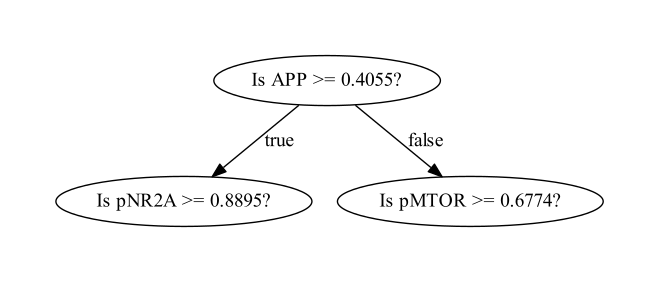

Write Python code to recreate this figure.
# For Python 2 / 3 compatability
from __future__ import print_function
from graphviz import Digraph
import ast
import csv
import sys
import math
import os

def unique_vals(rows, col):
    """Find the unique values for a column in a dataset."""
    return set([row[col] for row in rows])

#######
# Demo:
# unique_vals(training_data, 0)
# unique_vals(training_data, 1)
#######


def class_counts(rows):
    """Counts the number of each type of example in a dataset."""
    counts = {}  # a dictionary of label -> count.
    for row in rows:
        # in our dataset format, the label is always the last column
        label = row[-1]
        if label not in counts:
            counts[label] = 0
        counts[label] += 1
    return counts

#######
# Demo:
# class_counts(training_data)
#######


def is_numeric(value):
    """Test if a value is numeric."""
    return isinstance(value, int) or isinstance(value, float)

#######
# Demo:
# is_numeric(7)
# is_numeric("Red")
#######


class Question:
    """A Question is used to partition a dataset.

    This class just records a 'column number' (e.g., 0 for Color) and a
    'column value' (e.g., Green). The 'match' method is used to compare
    the feature value in an example to the feature value stored in the
    question. See the demo below.
    """

    def __init__(self, column, value):
        self.column = column
        self.value = value

    def match(self, example):
        # Compare the feature value in an example to the
        # feature value in this question.
    
        val = example[self.column]
        if float(val):
            #print("return correct")
            return float(val) >= float(self.value)
        else:
             #print("is not numeric")
             return val == self.value
           

    def __repr__(self):
        # This is just a helper method to print
        # the question in a readable format.
        condition = "=="
        if float(self.value):
            condition = ">="
        return "Is %s %s %s?" % (
            header[self.column], condition, str(self.value))

#######
# Demo:
# Let's write a question for a numeric attribute
# Question(1, 3)
# How about one for a categorical attribute
# q = Question(0, 'Green')
# Let's pick an example from the training set...
# example = training_data[0]
# ... and see if it matches the question
# q.match(example)
#######


def partition(rows, question):
    """Partitions a dataset.

    For each row in the dataset, check if it matches the question. If
    so, add it to 'true rows', otherwise, add it to 'false rows'.
    """
    true_rows, false_rows = [], []
    for row in rows:
        if question.match(row):
            true_rows.append(row)
        else:
            false_rows.append(row)
    return true_rows, false_rows


#######
# Demo:
# Let's partition the training data based on whether rows are Red.
# true_rows, false_rows = partition(training_data, Question(0, 'Red'))
# This will contain all the 'Red' rows.
# true_rows
# This will contain everything else.
# false_rows
#######

def gini(rows):
    """Calculate the Gini Impurity for a list of rows.

    There are a few different ways to do this, I thought this one was
    the most concise. See:
    https://en.wikipedia.org/wiki/Decision_tree_learning#Gini_impurity
    """
    counts = class_counts(rows)
    impurity = 1
    for lbl in counts:
        prob_of_lbl = counts[lbl] / float(len(rows))
        impurity -= prob_of_lbl**2
    return impurity


#######
# Demo:
# Let's look at some example to understand how Gini Impurity works.
#
# First, we'll look at a dataset with no mixing.
# no_mixing = [['Apple'],
#              ['Apple']]
# this will return 0
# gini(no_mixing)
#
# Now, we'll look at dataset with a 50:50 apples:oranges ratio
# some_mixing = [['Apple'],
#               ['Orange']]
# this will return 0.5 - meaning, there's a 50% chance of misclassifying
# a random example we draw from the dataset.
# gini(some_mixing)
#
# Now, we'll look at a dataset with many different labels
# lots_of_mixing = [['Apple'],
#                  ['Orange'],
#                  ['Grape'],
#                  ['Grapefruit'],
#                  ['Blueberry']]
# This will return 0.8
# gini(lots_of_mixing)
#######

def info_gain(left, right, current_uncertainty):
    """Information Gain.

    The uncertainty of the starting node, minus the weighted impurity of
    two child nodes.
    """
    p = float(len(left)) / (len(left) + len(right))
    return current_uncertainty - p * gini(left) - (1 - p) * gini(right)

#######
# Demo:
# Calculate the uncertainy of our training data.
# current_uncertainty = gini(training_data)
#
# How much information do we gain by partioning on 'Green'?
# true_rows, false_rows = partition(training_data, Question(0, 'Green'))
# info_gain(true_rows, false_rows, current_uncertainty)
#
# What about if we partioned on 'Red' instead?
# true_rows, false_rows = partition(training_data, Question(0,'Red'))
# info_gain(true_rows, false_rows, current_uncertainty)
#
# It looks like we learned more using 'Red' (0.37), than 'Green' (0.14).
# Why? Look at the different splits that result, and see which one
# looks more 'unmixed' to you.
# true_rows, false_rows = partition(training_data, Question(0,'Red'))
#
# Here, the true_rows contain only 'Grapes'.
# true_rows
#
# And the false rows contain two types of fruit. Not too bad.
# false_rows
#
# On the other hand, partitioning by Green doesn't help so much.
# true_rows, false_rows = partition(training_data, Question(0,'Green'))
#
# We've isolated one apple in the true rows.
# true_rows
#
# But, the false-rows are badly mixed up.
# false_rows
#######


def find_best_split(rows):
    """Find the best question to ask by iterating over every feature / value
    and calculating the information gain."""
    best_gain = 0  # keep track of the best information gain
    best_question = None  # keep train of the feature / value that produced it
    current_uncertainty = gini(rows)
    n_features = len(rows[0]) - 1  # number of columns

    for col in range(n_features):  # for each feature

        values = set([row[col] for row in rows])  #unique values in the column
        #for x in range(0,5):
        # values.add(0+(x))

        for val in values:  # for each value

            #print("val is",val)
            question = Question(col, val)

            # try splitting the dataset
            true_rows, false_rows = partition(rows, question)

            #print("true rows :",len(true_rows))
            #print("false rows :",len(true_rows))

            # Skip this split if it doesn't divide the
            # dataset.
            if len(true_rows) == 0 or len(false_rows) == 0:
                continue

            # Calculate the information gain from this split
            gain = info_gain(true_rows, false_rows, current_uncertainty)

            # You actually can use '>' instead of '>=' here
            # but I wanted the tree to look a certain way for our
            # toy dataset.
            if gain >= best_gain:
                best_gain, best_question = gain, question

    return best_gain, best_question

#######
# Demo:
# Find the best question to ask first for our toy dataset.
# best_gain, best_question = find_best_split(training_data)
# FYI: is color == Red is just as good. See the note in the code above
# where I used '>='.
#######

class Leaf:
    """A Leaf node classifies data.

    This holds a dictionary of class (e.g., "Apple") -> number of times
    it appears in the rows from the training data that reach this leaf.
    """

    def __init__(self, rows):
        self.predictions = class_counts(rows)


class Decision_Node:
    """A Decision Node asks a question.

    This holds a reference to the question, and to the two child nodes.
    """

    def __init__(self,
                 question,
                 true_branch,
                 false_branch):
        self.question = question
        self.true_branch = true_branch
        self.false_branch = false_branch

i=0
def build_tree(rows):
    """Builds the tree.

    Rules of recursion: 1) Believe that it works. 2) Start by checking
    for the base case (no further information gain). 3) Prepare for
    giant stack traces.
    """
    global i
    i=i+1
    print("build tree :",i)
    # Try partitioing the dataset on each of the unique attribute,
    # calculate the information gain,
    # and return the question that produces the highest gain.
    gain, question = find_best_split(rows)

    # Base case: no further info gain
    # Since we can ask no further questions,
    # we'll return a leaf.
    if gain == 0:
        return Leaf(rows)

    # If we reach here, we have found a useful feature / value
    # to partition on.
    true_rows, false_rows = partition(rows, question)

    # Recursively build the true branch.
    true_branch = build_tree(true_rows)

    # Recursively build the false branch.
    false_branch = build_tree(false_rows)

    # Return a Question node.
    # This records the best feature / value to ask at this point,
    # as well as the branches to follow
    # dependingo on the answer.

    return Decision_Node(question, true_branch, false_branch)


def print_tree(node, spacing=""):
    """World's most elegant tree printing function."""
    
    # Base case: we've reached a leaf
    if isinstance(node, Leaf):
        print (spacing + "Predict", node.predictions)
        return

    # Call this function recursively on the true branch
    print (spacing + '--> True:')
    print_tree(node.true_branch, spacing + "  ")

    # Call this function recursively on the false branch
    print (spacing + '--> False:')
    print_tree(node.false_branch, spacing + "  ")

k=0
k1=0
def print_three(node,dot):
    print("print_three")
    dot.node('1',str(node.question))
    dot.node('2',str(node.true_branch.question))
    dot.node('3',str(node.false_branch.question))
    dot.edge('1','2',label="true")
    dot.edge('1','3',label="false")
    dot.render(filename="decision_tree")
    return

def classify(row, node):
    """See the 'rules of recursion' above."""

    # Base case: we've reached a leaf
    if isinstance(node, Leaf):
        return node.predictions

    # Decide whether to follow the true-branch or the false-branch.
    # Compare the feature / value stored in the node,
    # to the example we're considering.
    if node.question.match(row):
        return classify(row, node.true_branch)
    else:
        return classify(row, node.false_branch)


#######
# Demo:
# The tree predicts the 1st row of our
# training data is an apple with confidence 1.
# my_tree = build_tree(training_data)
# classify(training_data[0], my_tree)
#######

def print_leaf(counts):
    """A nicer way to print the predictions at a leaf."""
    total = sum(counts.values()) * 1.0
    probs = {}
    for lbl in counts.keys():
        probs[lbl] = str(int(counts[lbl] / total * 100)) + "%"
    return probs


#######
# Demo:
# Printing that a bit nicer
# print_leaf(classify(training_data[0], my_tree))
#######

#load_config
def load_config(config_file):
    with open(config_file, 'r') as myfile:
        data = myfile.read().replace('\n', '')
    return ast.literal_eval(data)

#load_csv_to_header_data
def load_csv_to_header_data(filename):
    fpath = os.path.join(os.getcwd(), filename)
    fs = csv.reader(open(fpath, newline='\n'))

    all_row = []
    for r in fs:
        all_row.append(r)

    headers = all_row[0]

    data = {
        'header': headers,
        'rows': all_row[1:],      #stores only the data rows now
    }
    return data

#######
# Demo:
# On the second example, the confidence is lower
# print_leaf(classify(training_data[1], my_tree))
#######

if __name__ == '__main__':

    argv = sys.argv
    print("Command line args are {}: ".format(argv))

    config = load_config(argv[1])

    data = load_csv_to_header_data(config['data_file'])

    print("separation")

    training_data = list(data['rows'])
    header = list(data['header'])

    print("training")
    my_tree = build_tree(training_data)

    dot = Digraph('decisionz_tree')

    print("printing_tree")
    print_tree(my_tree)

    print("print_three_main")
    print_three(my_tree,dot)
    

    print("classify")
    # Evaluate
    testing_data = [
        ['Green', 3, 'Apple'],
        ['Yellow', 4, 'Apple'],
        ['Red', 2, 'Grape'],
        ['Red', 1, 'Grape'],
        ['Yellow', 3, 'Lemon'],
    ]

    for row in testing_data:
        print ("Actual: %s. Predicted: %s" %
               (row[-1], print_leaf(classify(row, my_tree))))

# Next steps
# - add support for missing (or unseen) attributes
# - prune the tree to prevent overfitting
# - add support for regression
